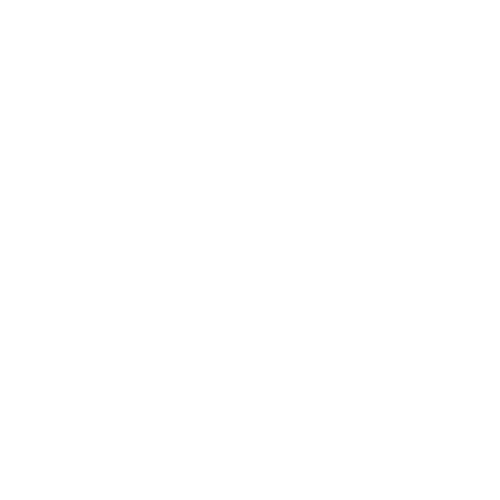
Frame 1 (no input)
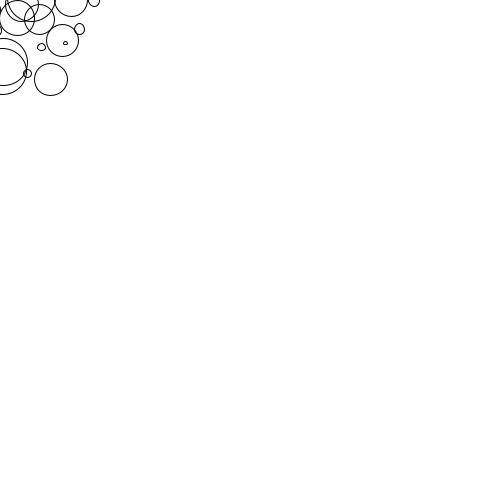
Frame 60 (the mouse pressed at the canvas centre just before this capture)
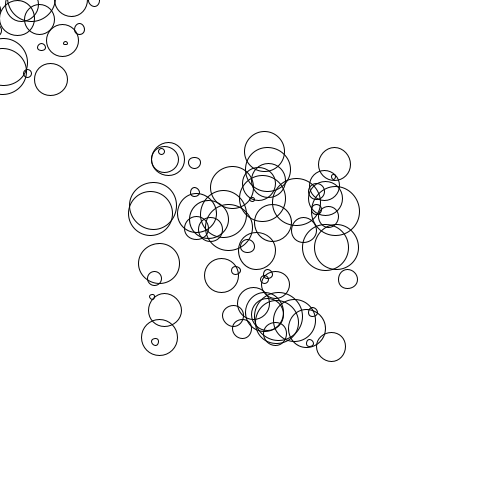
Frame 120 (the mouse held since frame 60 and released just before this capture)

The Processing sketch that drew these frames (run headless with seeded random() and noise(); from frame 60 on, the mouse is pressed at the canvas centre):

// Processing sketch: RandomShapes
// ── RandomShapes.pde
void setup(){
// canvas
size(500, 500);
// Background color white
background(255);
noFill();
}
void draw(){
  // random offset
float x = random(-100, 100);
float y = random(-100, 100);
float size = random(0, 50);
ellipse(mouseX + x, mouseY + y, size, size);

}
